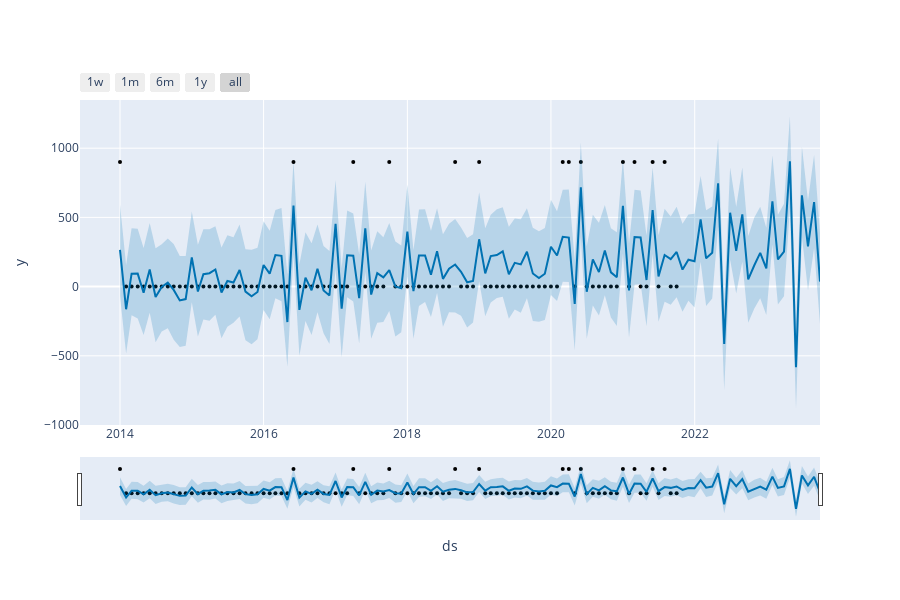

Notebook source saved alongside this figure:
### Code cell
from prophet.plot import plot_plotly, plot_components_plotly

plot_plotly(m, forecast)
